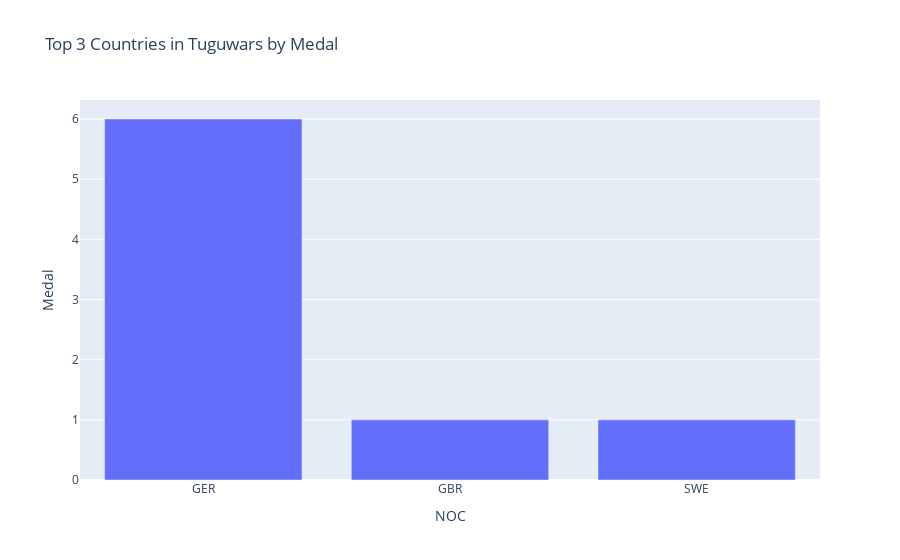

This figure's notebook cell:
### Markdown cell above
<h3>All countries tug of war</h3>

### Code cell
medal_count = os_data_tug_of_war.groupby("NOC")["Medal"].count().reset_index()

top_10_athletics = medal_count.sort_values(by="Medal", ascending=False).head(10)

fig = px.bar(top_10_athletics, x="NOC",y="Medal",title="Top 3 Countries in Tuguwars by Medal")
fig.show()

### Figure 1 — Plotly figure (JSON) as saved in the notebook; plotly's stock layout.template omitted (floating-point values rounded to 4 significant figures)
{"data": [{"alignmentgroup": "True", "hovertemplate": "NOC=%{x}<br>Medal=%{y}<extra></extra>", "legendgroup": "", "marker": {"color": "#636efa", "pattern": {"shape": ""}}, "name": "", "offsetgroup": "", "orientation": "v", "showlegend": false, "textposition": "auto", "type": "bar", "x": ["GER", "GBR", "SWE"], "xaxis": "x", "y": [6, 1, 1], "yaxis": "y"}], "layout": {"barmode": "relative", "legend": {"tracegroupgap": 0}, "title": {"text": "Top 3 Countries in Tuguwars by Medal"}, "xaxis": {"anchor": "y", "domain": [0, 1], "title": {"text": "NOC"}}, "yaxis": {"anchor": "x", "domain": [0, 1], "title": {"text": "Medal"}}}}
